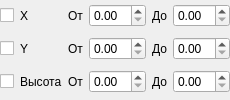
               <widget class="QWidget" name="page_4">
                <layout class="QGridLayout" name="gridLayout_22">
                 <property name="leftMargin">
                  <number>0</number>
                 </property>
                 <property name="topMargin">
                  <number>0</number>
                 </property>
                 <property name="rightMargin">
                  <number>0</number>
                 </property>
                 <property name="bottomMargin">
                  <number>0</number>
                 </property>
                 <item row="0" column="0">
                  <widget class="QCheckBox" name="checkBox_23">
                   <property name="sizePolicy">
                    <sizepolicy hsizetype="Maximum" vsizetype="Fixed">
                     <horstretch>0</horstretch>
                     <verstretch>0</verstretch>
                    </sizepolicy>
                   </property>
                   <property name="text">
                    <string/>
                   </property>
                  </widget>
                 </item>
                 <item row="0" column="1">
                  <widget class="QLabel" name="label_41">
                   <property name="sizePolicy">
                    <sizepolicy hsizetype="Maximum" vsizetype="Preferred">
                     <horstretch>0</horstretch>
                     <verstretch>0</verstretch>
                    </sizepolicy>
                   </property>
                   <property name="text">
                    <string>X</string>
                   </property>
                  </widget>
                 </item>
                 <item row="0" column="2">
                  <widget class="QLabel" name="label_42">
                   <property name="sizePolicy">
                    <sizepolicy hsizetype="Maximum" vsizetype="Preferred">
                     <horstretch>0</horstretch>
                     <verstretch>0</verstretch>
                    </sizepolicy>
                   </property>
                   <property name="text">
                    <string>От</string>
                   </property>
                  </widget>
                 </item>
                 <item row="0" column="3">
                  <widget class="QDoubleSpinBox" name="doubleSpinBox_29"/>
                 </item>
                 <item row="0" column="4">
                  <widget class="QLabel" name="label_43">
                   <property name="sizePolicy">
                    <sizepolicy hsizetype="Maximum" vsizetype="Preferred">
                     <horstretch>0</horstretch>
                     <verstretch>0</verstretch>
                    </sizepolicy>
                   </property>
                   <property name="text">
                    <string>До</string>
                   </property>
                  </widget>
                 </item>
                 <item row="0" column="5">
                  <widget class="QDoubleSpinBox" name="doubleSpinBox_30"/>
                 </item>
                 <item row="1" column="0">
                  <widget class="QCheckBox" name="checkBox_24">
                   <property name="sizePolicy">
                    <sizepolicy hsizetype="Maximum" vsizetype="Fixed">
                     <horstretch>0</horstretch>
                     <verstretch>0</verstretch>
                    </sizepolicy>
                   </property>
                   <property name="text">
                    <string/>
                   </property>
                  </widget>
                 </item>
                 <item row="1" column="1">
                  <widget class="QLabel" name="label_44">
                   <property name="sizePolicy">
                    <sizepolicy hsizetype="Maximum" vsizetype="Preferred">
                     <horstretch>0</horstretch>
                     <verstretch>0</verstretch>
                    </sizepolicy>
                   </property>
                   <property name="text">
                    <string>Y</string>
                   </property>
                  </widget>
                 </item>
                 <item row="1" column="2">
                  <widget class="QLabel" name="label_45">
                   <property name="sizePolicy">
                    <sizepolicy hsizetype="Maximum" vsizetype="Preferred">
                     <horstretch>0</horstretch>
                     <verstretch>0</verstretch>
                    </sizepolicy>
                   </property>
                   <property name="text">
                    <string>От</string>
                   </property>
                  </widget>
                 </item>
                 <item row="1" column="3">
                  <widget class="QDoubleSpinBox" name="doubleSpinBox_31"/>
                 </item>
                 <item row="1" column="4">
                  <widget class="QLabel" name="label_46">
                   <property name="sizePolicy">
                    <sizepolicy hsizetype="Maximum" vsizetype="Preferred">
                     <horstretch>0</horstretch>
                     <verstretch>0</verstretch>
                    </sizepolicy>
                   </property>
                   <property name="text">
                    <string>До</string>
                   </property>
                  </widget>
                 </item>
                 <item row="1" column="5">
                  <widget class="QDoubleSpinBox" name="doubleSpinBox_32"/>
                 </item>
                 <item row="2" column="0">
                  <widget class="QCheckBox" name="checkBox_25">
                   <property name="sizePolicy">
                    <sizepolicy hsizetype="Maximum" vsizetype="Fixed">
                     <horstretch>0</horstretch>
                     <verstretch>0</verstretch>
                    </sizepolicy>
                   </property>
                   <property name="text">
                    <string/>
                   </property>
                  </widget>
                 </item>
                 <item row="2" column="1">
                  <widget class="QLabel" name="label_47">
                   <property name="sizePolicy">
                    <sizepolicy hsizetype="Maximum" vsizetype="Preferred">
                     <horstretch>0</horstretch>
                     <verstretch>0</verstretch>
                    </sizepolicy>
                   </property>
                   <property name="text">
                    <string>Высота</string>
                   </property>
                  </widget>
                 </item>
                 <item row="2" column="2">
                  <widget class="QLabel" name="label_48">
                   <property name="sizePolicy">
                    <sizepolicy hsizetype="Maximum" vsizetype="Preferred">
                     <horstretch>0</horstretch>
                     <verstretch>0</verstretch>
                    </sizepolicy>
                   </property>
                   <property name="text">
                    <string>От</string>
                   </property>
                  </widget>
                 </item>
                 <item row="2" column="3">
                  <widget class="QDoubleSpinBox" name="doubleSpinBox_33"/>
                 </item>
                 <item row="2" column="4">
                  <widget class="QLabel" name="label_49">
                   <property name="sizePolicy">
                    <sizepolicy hsizetype="Maximum" vsizetype="Preferred">
                     <horstretch>0</horstretch>
                     <verstretch>0</verstretch>
                    </sizepolicy>
                   </property>
                   <property name="text">
                    <string>До</string>
                   </property>
                  </widget>
                 </item>
                 <item row="2" column="5">
                  <widget class="QDoubleSpinBox" name="doubleSpinBox_34"/>
                 </item>
                </layout>
               </widget>
